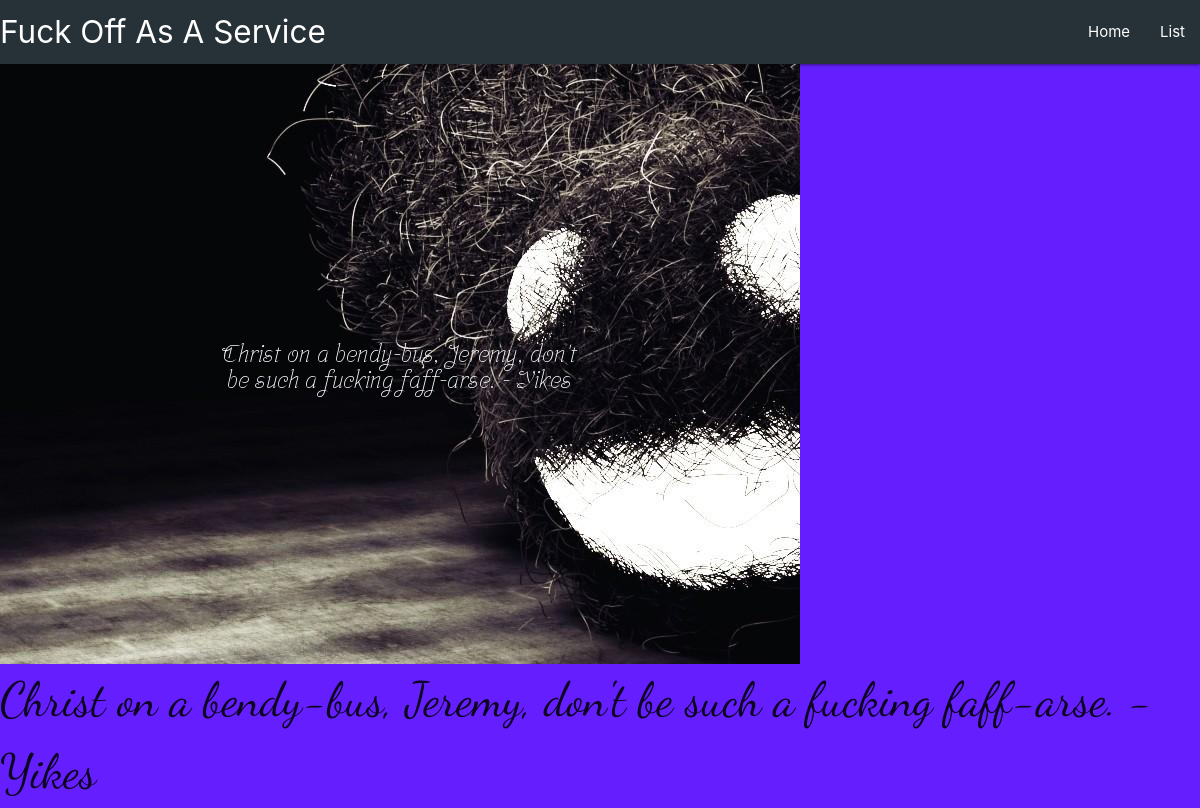
/FOAAS/detail/4, run on the app's committed database.
### service/models.py (models this page shows, shortened)
class FOAAS(models.Model):
    box_1 = models.TextField(blank=True)
    box_2 = models.TextField(blank=True)
    box_3 = models.TextField(blank=True)
    foaas_message = models.TextField()
    message_url = models.URLField()
    image_url = models.URLField()

### service/views.py (the view)
# urls.py: path('FOAAS/detail/<int:pk>', views.FOAASDetailView.as_view(), name = 'FOAAS_detail'),
class FOAASDetailView(DetailView):
    template_name = 'FOAAS_detail.html'
    model = FOAAS

### service/templates/foaas_detail.html (shortened to what this page needs)
{% extends 'header.html' %}
{% load static %}
{% block content %}
<body style="background-color:#651fff;">
  <img src="{% static object.image_url %}">
  <div style="font-family: 'Dancing Script', cursive; font-size: 48px">{{ object.foaas_message }}</div>
</body>
{% endblock %}

### data on the page
FOAAS: image_url (picture), foaas_message "Christ on a bendy-bus, Jeremy, don't be such a fucking faff-arse. - Yikes"
